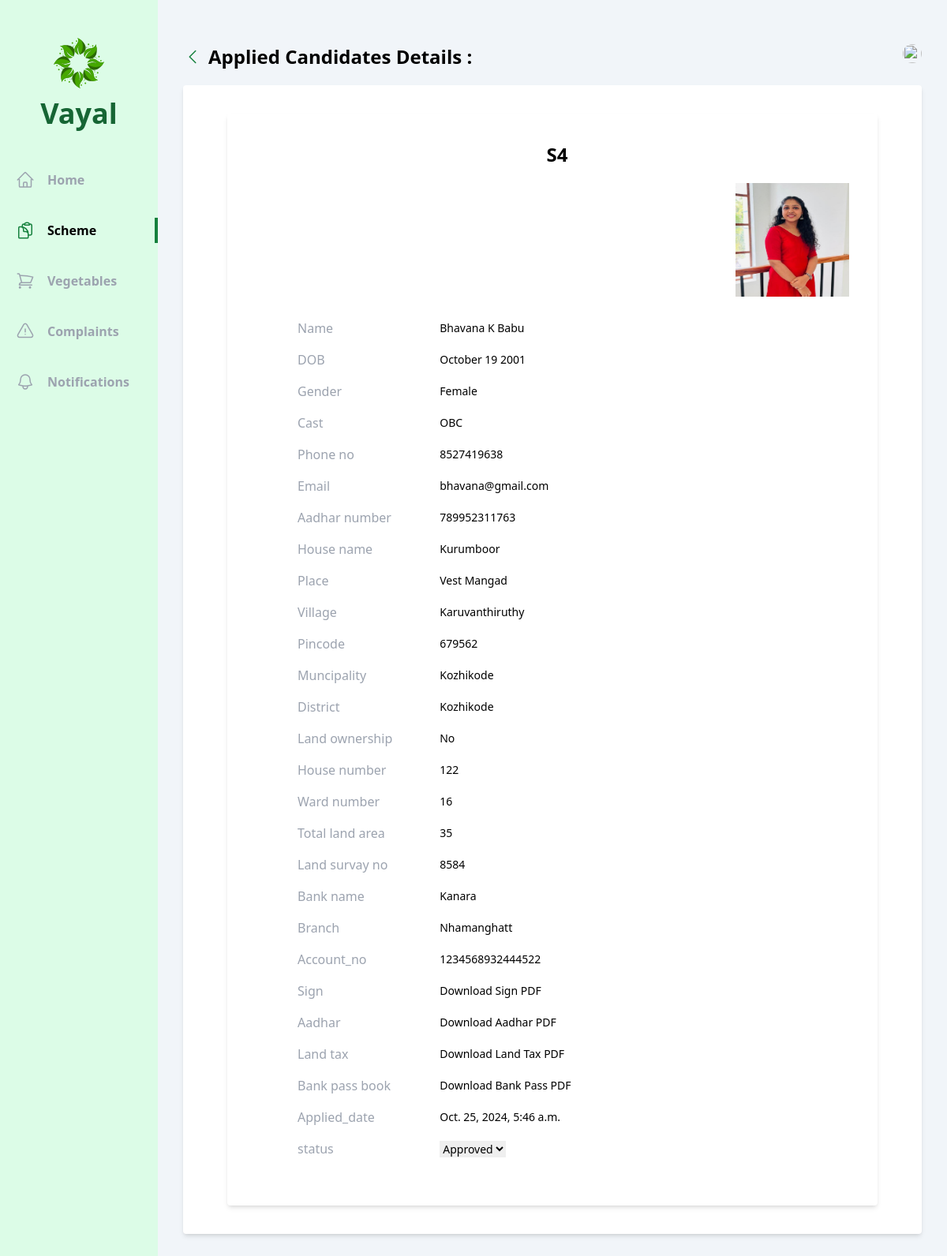
/officer/user_details/4/3/, run on an earlier commit of the app's database.
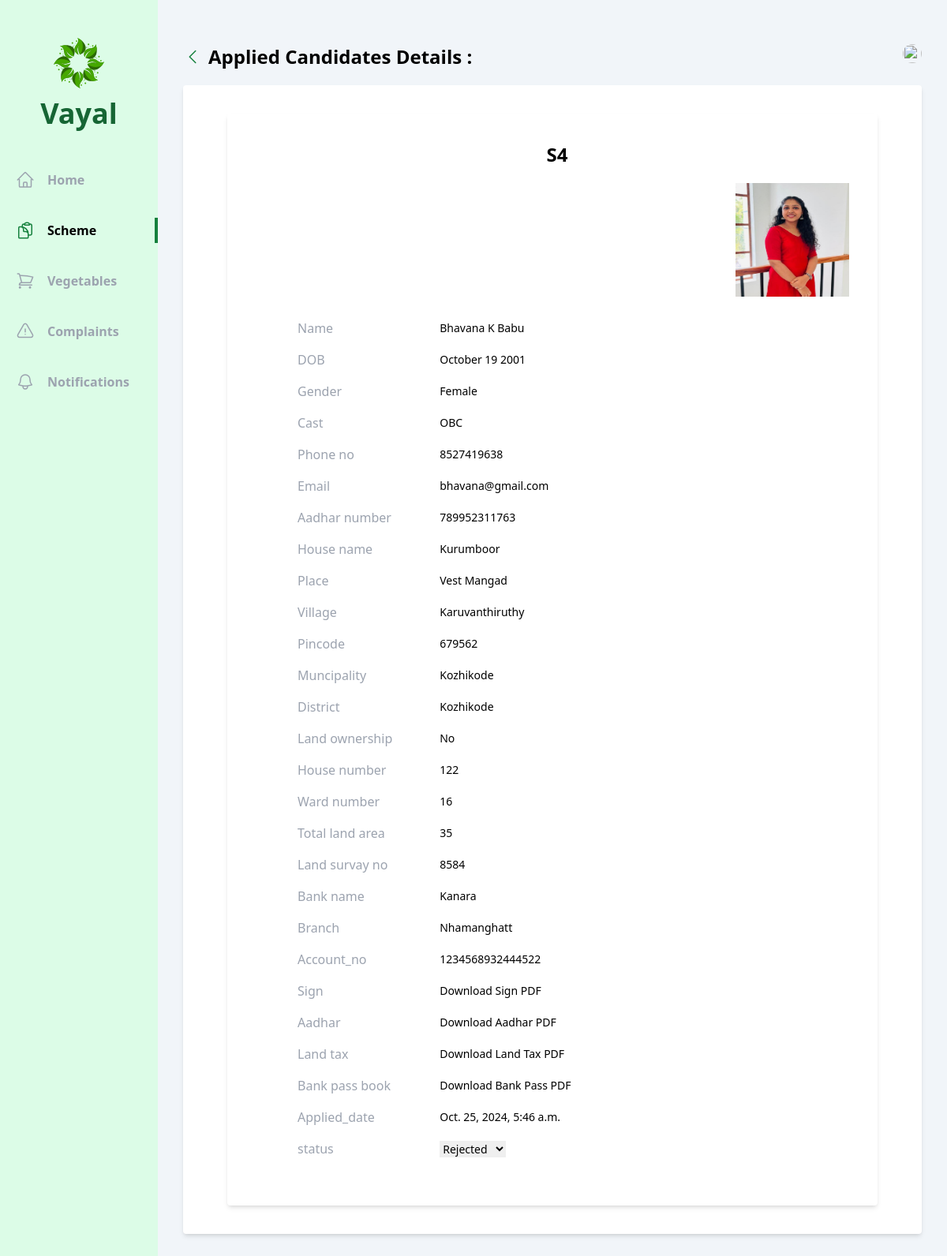
And on a later commit of the database.
### officer/models.py (models this page shows, shortened)
class SchemeApplication(models.Model):
    scheme=models.ForeignKey(Scheme, on_delete=models.CASCADE)
    vayal_user = models.ForeignKey(Vayal_User, on_delete=models.CASCADE)
    benefiting=models.CharField(max_length=50,choices= benefiting)
    house_number= models.CharField(max_length=250)
    ward_number= models.CharField(max_length=250)
    total_land_area = models.CharField(max_length=255)
    land_survay_no= models.CharField(max_length=5)
    bank_name=models.CharField(max_length=255)
    branch=models.CharField(max_length=255)
    account_no=models.CharField(max_length=19)
    sign=models.ImageField(upload_to='sign/')
    aadhar=models.ImageField(upload_to='aadhar/')
    land_tax=models.ImageField(upload_to='land_tax/')
    bank_pass=models.ImageField(upload_to='bank_pass/')
    applied_date=models.DateTimeField(auto_now_add=True)
    status = models.CharField(max_length=50, choices=scheme_status, default='Pending')

class Scheme(models.Model):
    name=models.CharField(max_length=250)
    type=models.CharField(max_length=50,choices=schem_type)
    description=models.CharField(max_length=250)
    criteria=models.CharField(max_length=250)
    start_date=models.DateTimeField(auto_now_add=True)
    end_date=models.DateField()

### vayal_user/models.py (models this page shows, shortened)
class Vayal_User(models.Model):
    account = models.OneToOneField(User, on_delete=models.CASCADE)
    name=models.CharField(max_length=225)
    dob=models.DateField()
    gender= models.CharField(max_length=20, choices=gender)
    phone_number = models.CharField(max_length=10)
    aadhar_number= models.CharField(max_length=12)
    cast=models.CharField(max_length=20, choices=cast)
    house_name=models.CharField(max_length=225)
    place=models.CharField(max_length=225)
    village=models.CharField(max_length=225)
    pincode = models.CharField(max_length=6)
    muncipality=models.CharField(max_length=225,default="Kozhikode")
    district=models.CharField(max_length=225,default="Kozhikode")
    land_ownership=models.CharField(max_length=20, choices=land)
    photo=models.ImageField(upload_to='photos/')
    vegetable_permission_applied=models.CharField(max_length=225,default="False")
    vegetable_permission=models.CharField(max_length=225, choices=vegetable_permission_status,default="Pending")

### officer/views/scheme_application.py (the view)
# urls.py: path('user_details/<int:application_id>/<int:vayal_user_id>/',scheme_application.user_details, name='applied_user_details'),
def user_details(request,application_id,vayal_user_id):
    scheme_application = SchemeApplication.objects.get(id=application_id, vayal_user_id=vayal_user_id)
    return render(request, 'officer/scheme_application/user_details.html', {'scheme_application': scheme_application})

### officer/templates/officer/scheme_application/user_details.html (shortened to what the changed rows need)
{% extends 'base.html' %}
{% load tailwind_filters %}
{% block content %}
<div class="flex  bg-slate-100">
    <div class="w-2/12 bg-green-100 flex flex-col items-center pb-10">
        <div class="my-12 flex flex-col gap-3 justify-center items-center">
            <h1 class="text-4xl font-bold text-green-800 ">Vayal</h1>
        </div>
      </div>
    <div class="w-10/12 h-screen overflow-y-auto px-8 py-14">
      <div class="flex justify-between mb-5">
        <div class="flex items-center gap-2">
            <h1 class="text-2xl font-bold">Applied Candidates Details :
            </h1>
        </div>
        </div>
        <div class="bg-white rounded shadow-md p-9 ">
            <div  class="border-none rounded-lg pr-5 pl-5">
                <div class="bg-white rounded shadow-md p-9 pl-12 ">
                    <h1 class="text-2xl font-bold text-center">{{scheme_application.scheme.name}}</h1>
                    <div class="flex flex-row-reverse items-start gap-6">
                        <img class="  h-36 w-36  my-5" src="/uploads/{{scheme_application.vayal_user.photo}}" alt="">
                    </div>
            <div class="border-none rounded-lg ">
            <table class="table-auto text-sm text-left mb-4 ml-10">
                <tr>
                    <th scope="col" class="text-gray-400 font-medium pr-8 py-2 text-base">Name</th>
                    <td scope="col" class="px-12 py-2">{{  scheme_application.vayal_user.name}}</td>
                </tr>
                <tr>
                    <th scope="col" class="text-gray-400 font-medium pr-3 py-2 text-base">DOB</th>
                    <td scope="col" class="px-12 py-2">{{  scheme_application.vayal_user.dob | date:"F d Y" }}</td>
                </tr>
                <tr>
                    <th scope="col" class="text-gray-400 font-medium pr-3 py-2 text-base">Gender</th>
                    <td scope="col" class="px-12 py-2">{{  scheme_application.vayal_user.gender }}</td>
                </tr>
                <tr>
                    <th scope="col" class="text-gray-400 font-medium pr-3 py-2 text-base">Cast</th>
                    <td scope="col" class="px-12 py-2">{{ scheme_application.vayal_user.cast }}</td>
                </tr>
                <tr>
                    <th scope="col" class="text-gray-400 font-medium pr-3 py-2 text-base">Phone no</th>
                    <td scope="col" class="px-12 py-2">{{  scheme_application.vayal_user.phone_number }}</td>
                </tr>
                <tr>
                    <th scope="col" class="text-gray-400 font-medium pr-3 py-2 text-base">Email</th>
                    <td scope="col" class="px-12 py-2">{{  scheme_application.vayal_user.account.email }}</td>
                </tr>
                <tr>
                    <th scope="col" class="text-gray-400 font-medium pr-3 py-2 text-base">Aadhar number</th>
                    <td scope="col" class="px-12 py-2">{{ scheme_application.vayal_user.aadhar_number }}</td>
                </tr>
                <tr>
                    <th scope="col" class="text-gray-400 font-medium pr-3 py-2 text-base">House name</th>
                    <td scope="col" class="px-12 py-2">{{ scheme_application.vayal_user.house_name }}</td>
                </tr>
                <tr>
                    <th scope="col" class="text-gray-400 font-medium pr-3 py-2 text-base">Place</th>
                    <td scope="col" class="px-12 py-2">{{ scheme_application.vayal_user.place }}</td>
                </tr>
                <tr>
                    <th scope="col" class="text-gray-400 font-medium pr-3 py-2 text-base">Village</th>
                    <td scope="col" class="px-12 py-2">{{ scheme_application.vayal_user.village }}</td>
                </tr>
                <tr>
                    <th scope="col" class="text-gray-400 font-medium pr-3 py-2 text-base">Pincode</th>
                    <td scope="col" class="px-12 py-2">{{ scheme_application.vayal_user.pincode }}</td>
                </tr>
                <tr>
                    <th scope="col" class="text-gray-400 font-medium pr-3 py-2 text-base">Muncipality</th>
                    <td scope="col" class="px-12 py-2">{{ scheme_application.vayal_user.muncipality}}</td>
                </tr>
                <tr>
                    <th scope="col" class="text-gray-400 font-medium pr-3 py-2 text-base">District</th>
                    <td scope="col" class="px-12 py-2">{{scheme_application.vayal_user.district }}</td>
                </tr>
                <tr>
                    <th scope="col" class="text-gray-400 font-medium pr-3 py-2 text-base">Land ownership</th>
                    <td scope="col" class="px-12 py-2">{{ scheme_application.benefiting }}</td>
                </tr>
                <tr>
                    <th scope="col" class="text-gray-400 font-medium pr-3 py-2 text-base">House number</th>
                    <td scope="col" class="px-12 py-2">{{ scheme_application.house_number }}</td>
                </tr>
                <tr>
                    <th scope="col" class="text-gray-400 font-medium pr-3 py-2 text-base">Ward number </th>
                    <td scope="col" class="px-12 py-2">{{ scheme_application.ward_number }}</td>
                </tr>
                <tr>
                    <th scope="col" class="text-gray-400 font-medium pr-3 py-2 text-base">Total land area</th>
                    <td scope="col" class="px-12 py-2">{{ scheme_application.total_land_area }}</td>
                </tr>
                <tr>
                    <th scope="col" class="text-gray-400 font-medium pr-3 py-2 text-base">Land survay no</th>
                    <td scope="col" class="px-12 py-2">{{ scheme_application.land_survay_no}}</td>
                </tr>
                <tr>
                    <th scope="col" class="text-gray-400 font-medium pr-3 py-2 text-base">Bank name</th>
                    <td scope="col" class="px-12 py-2">{{ scheme_application.bank_name }}</td>
                </tr>
                <tr>
                    <th scope="col" class="text-gray-400 font-medium pr-3 py-2 text-base">Branch</th>
                    <td scope="col" class="px-12 py-2">{{ scheme_application.branch }}</td>
                </tr>
                <tr>
                    <th scope="col" class="text-gray-400 font-medium pr-3 py-2 text-base">Account_no</th>
                    <td scope="col" class="px-12 py-2">{{ scheme_application.account_no }}</td>
                </tr>
                <tr>
                    <th scope="col" class="text-gray-400 font-medium pr-3 py-2 text-base">Sign</th>
                </tr>
                <tr>
                    <th scope="col" class="text-gray-400 font-medium pr-3 py-2 text-base">Aadhar</th>
                </tr>
                <tr>
                    <th scope="col" class="text-gray-400 font-medium pr-3 py-2 text-base">Land tax</th>
                </tr>
                <tr>
                    <th scope="col" class="text-gray-400 font-medium pr-3 py-2 text-base">Bank pass book</th>
                </tr>
                <tr>
                    <th scope="col" class="text-gray-400 font-medium pr-3 py-2 text-base">Applied_date</th>
                    <td scope="col" class="px-12 py-2">{{ scheme_application.applied_date}}</td>
                </tr>
                <tr>
                    <th scope="col" class="text-gray-400 font-medium pr-3 py-2 text-base">status</th>
                    <td scope="col" class="px-12 py-2">
                            <form method="post" action="{% url 'officer:update_applied_users_status'  scheme_application.id scheme_application.vayal_user.id %}">
                                <select name="status" onchange="this.form.submit()">
                                    <option value="Approved" {% if scheme_application.status == 'Approved' %}selected{% endif %}>Approved</option>
                                    <option value="Rejected" {% if scheme_application.status == 'Rejected' %}selected{% endif %}>Rejected</option>
                                </select>
                            </form>
                    </td>
                </tr>
            </table>
        </div>
    </div>
    </div>
</div>
{% endblock content %}

What changed in the data, as far as the page shows it:
changed SchemeApplication "No": status "Approved" → "Rejected"
